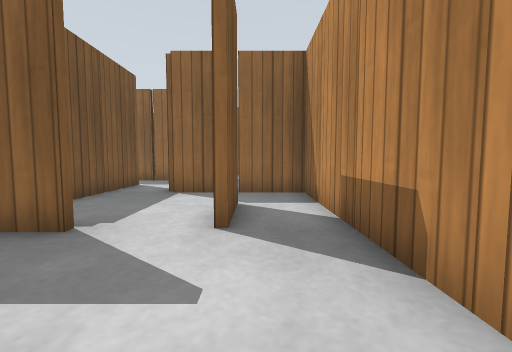
View 1 (above)

23 first-person views from a walk through a world built for the Gazebo simulator. The camera is 0.5 m above the floor, tilts 4° down and sees 90° across. The floor is counted in squares, 0.5 m on a side. Each view is taken from the middle of a square. On the plan, view 1 faces up. The plan holds only what a view shows up to about 11 squares ahead; the rest is blank. Gazebo's built-in surfaces are drawn with simple patterns.

View 2
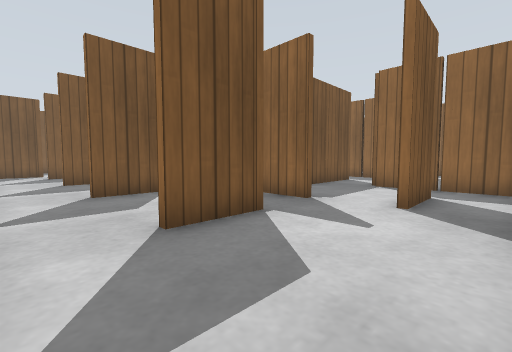

View 3
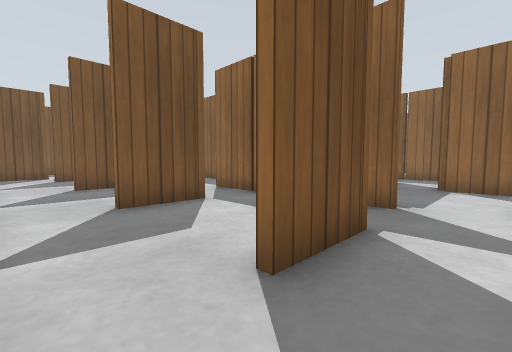

View 4
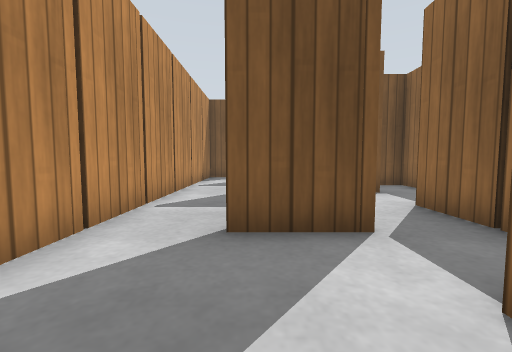

View 5
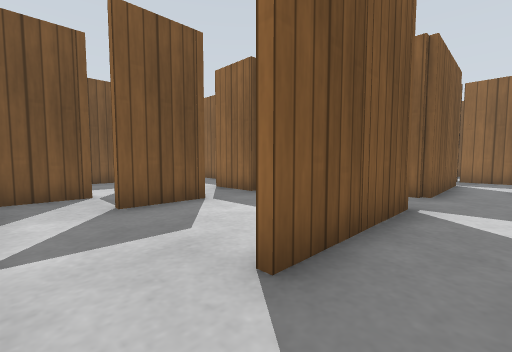

View 6
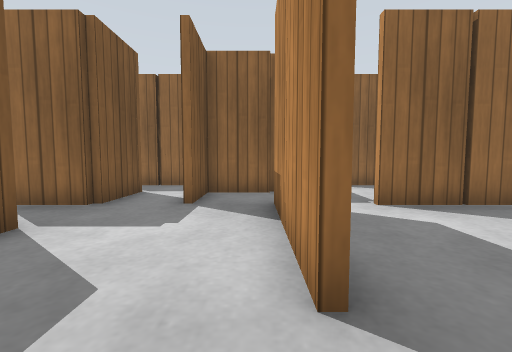

View 7
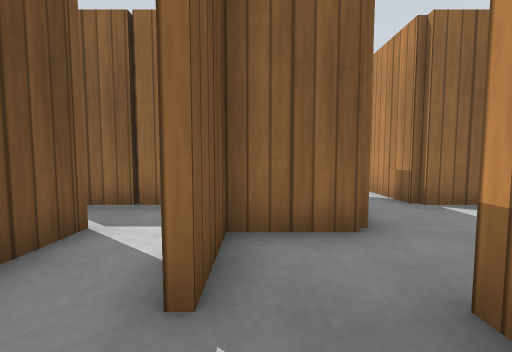

View 8
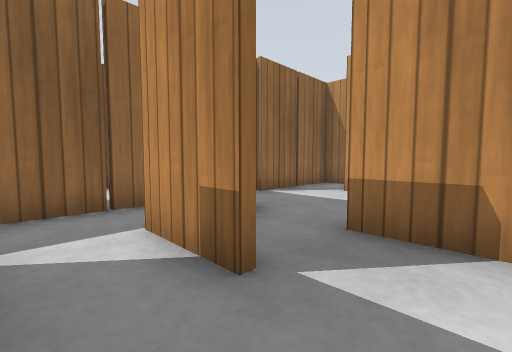

View 9
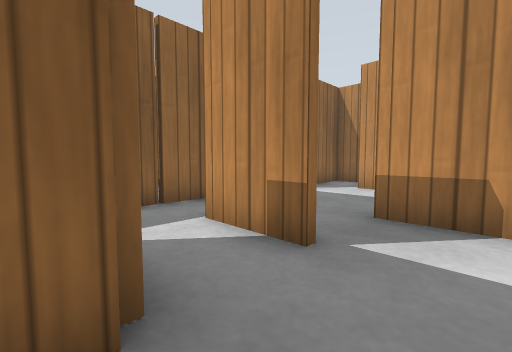

View 10
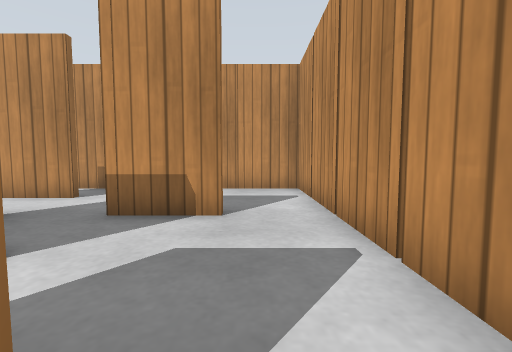

View 11
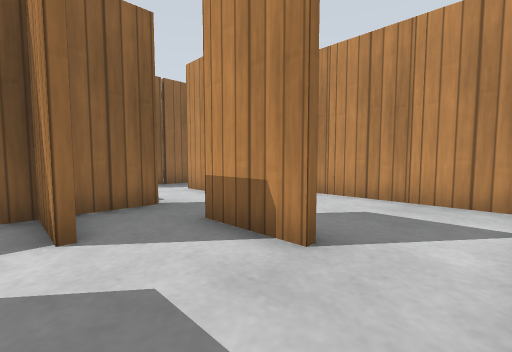

View 12
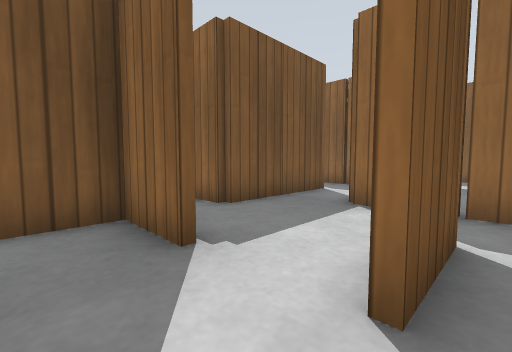

View 13
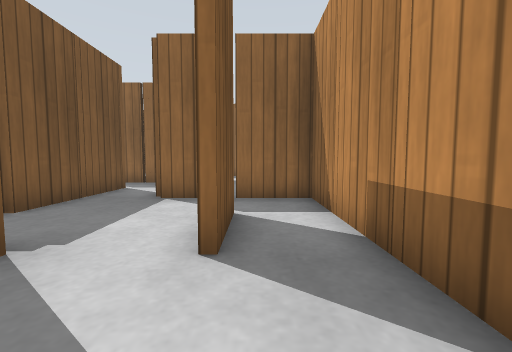

View 14
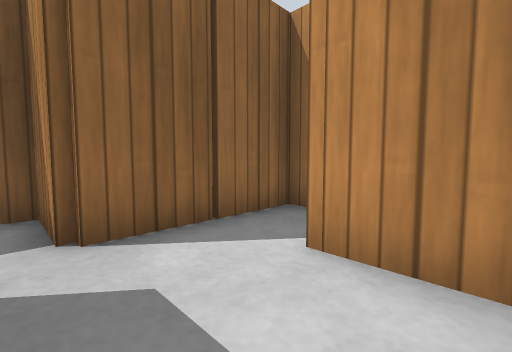

View 15
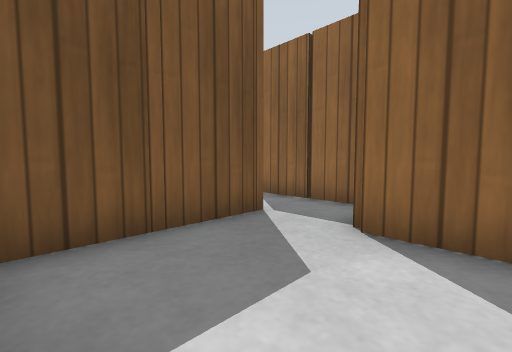

View 16
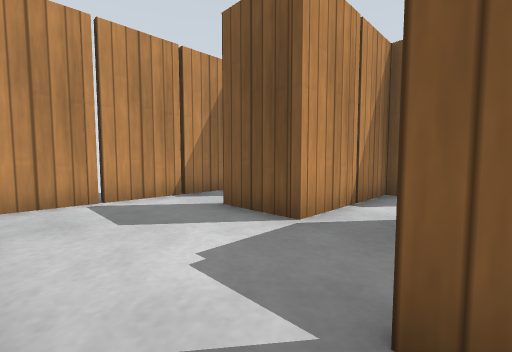

View 17
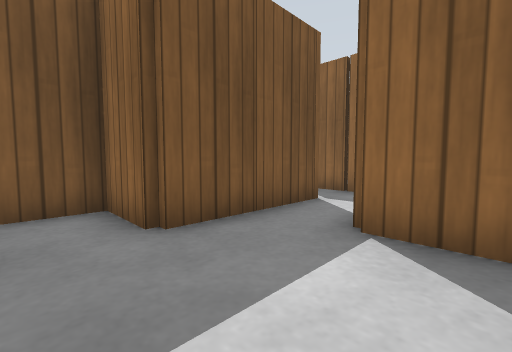

View 18
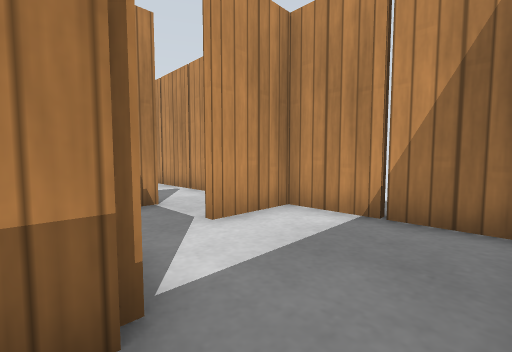

View 19
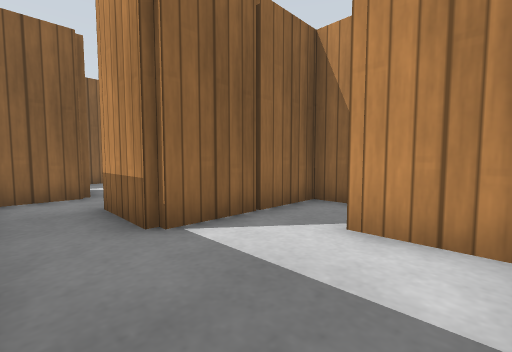

View 20
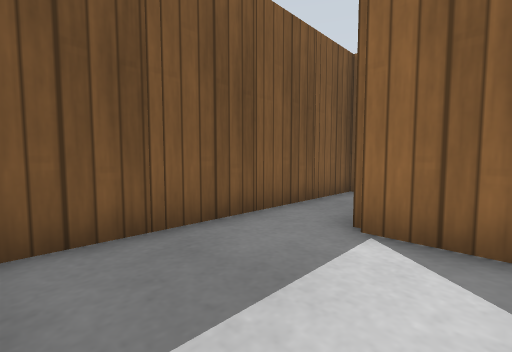

View 21
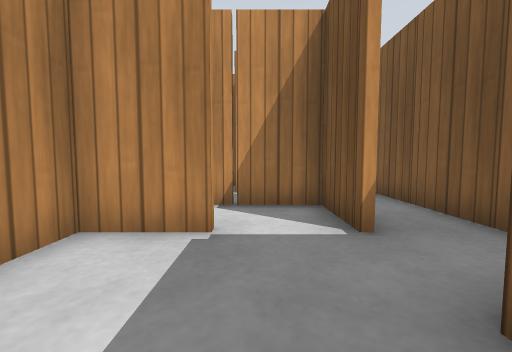

View 22
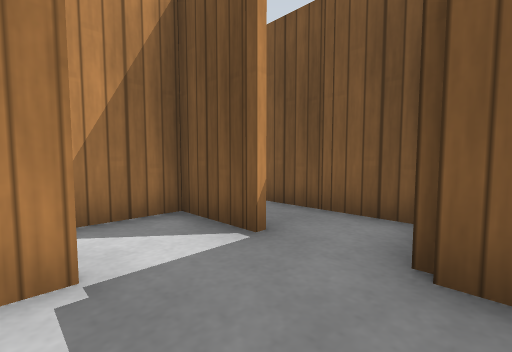

View 23
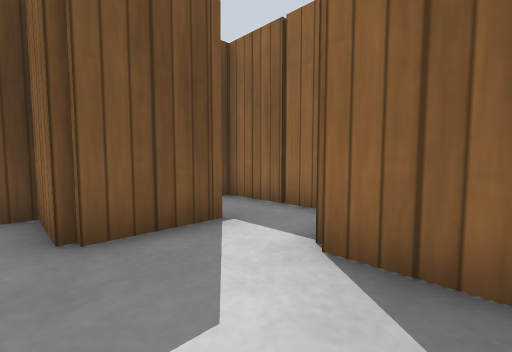

### Floor plan
Ten units are one square. View 1 is at (0, 0); x grows to the right and y downward. Boxes are objects, and circles mark ways between rooms. Rooms are numbered by the first view taken in them; rooms with no view inside come last. Other rooms are left out.
<svg viewBox="-220 -150 250 180">
<path fill="none" stroke="#000" d="M-46 -15 -46 -35M-64 -5 -64 5M-44 -35 -44 -19M-66 -50 -66 -55M-25 -34 -85 -34M-24 -5 -24 5M-26 5 -26 -5M-104 -25 -104 -14M-104 -5 -104 5M-44 -65 -44 -54 -56 -54M-106 5 -106 -25M-6 -35 -6 -45M-4 -45 -4 -35M-104 -65 -104 -54 -124 -54 -124 -35M-44 -85 -44 -74 -86 -74 -86 -86M-126 -35 -126 -45M-104 -85 -104 -74M-144 -10 -144 5M-144 -45 -144 -34M-152 24 14 24 14 -74 -25 -74M-144 -34 -165 -34M-165 -36 -146 -36 -146 -46M-126 -45 -126 -55M-184 -65 -184 -54M-184 -26 -184 -16M-174 -16 -145 -16M-114 -74 -165 -74M-84 -105 -84 -95M-28 -114 -66 -114 -66 -134 -101 -134M-84 -85 -84 -79M-46 -79 -46 -85M-201 24 -175 24M-146 5 -146 0M-204 -24 -204 16M-145 -14 -186 -14 -186 -25M-184 -54 -204 -54 -204 -24M-184 -16 -174 -16"/>
<rect x="-145" y="15" width="10" height="10" fill="#bbb"><title>wooden post</title></rect>
<rect x="-145" y="-15" width="10" height="10" fill="#bbb"><title>wooden post</title></rect>
<rect x="-125" y="15" width="10" height="10" fill="#bbb"><title>wooden post</title></rect>
<rect x="-105" y="15" width="10" height="10" fill="#bbb"><title>wooden post</title></rect>
<rect x="-105" y="-15" width="10" height="10" fill="#bbb"><title>wooden post</title></rect>
<rect x="-105" y="-35" width="10" height="10" fill="#bbb"><title>wooden post</title></rect>
<rect x="-105" y="-75" width="10" height="10" fill="#bbb"><title>wooden post</title></rect>
<rect x="-85" y="15" width="10" height="10" fill="#bbb"><title>wooden post</title></rect>
<rect x="-75" y="-65" width="10" height="10" fill="#bbb"><title>wooden post</title></rect>
<rect x="-65" y="15" width="10" height="10" fill="#bbb"><title>wooden post</title></rect>
<rect x="-65" y="-15" width="10" height="10" fill="#bbb"><title>wooden post</title></rect>
<rect x="-65" y="-35" width="10" height="10" fill="#bbb"><title>wooden post</title></rect>
<rect x="-45" y="15" width="10" height="10" fill="#bbb"><title>wooden post</title></rect>
<rect x="-45" y="-75" width="10" height="10" fill="#bbb"><title>wooden post</title></rect>
<rect x="-25" y="15" width="10" height="10" fill="#bbb"><title>wooden post</title></rect>
<rect x="-25" y="-15" width="10" height="10" fill="#bbb"><title>wooden post</title></rect>
<rect x="-5" y="15" width="10" height="10" fill="#bbb"><title>wooden post</title></rect>
<rect x="-5" y="-55" width="10" height="10" fill="#bbb"><title>wooden post</title></rect>
<rect x="-5" y="-85" width="10" height="10" fill="#bbb"><title>wooden post</title></rect>
<rect x="15" y="5" width="10" height="10" fill="#bbb"><title>wooden post</title></rect>
<rect x="15" y="-15" width="10" height="10" fill="#bbb"><title>wooden post</title></rect>
<rect x="15" y="-35" width="10" height="10" fill="#bbb"><title>wooden post</title></rect>
<rect x="15" y="-55" width="10" height="10" fill="#bbb"><title>wooden post</title></rect>
<rect x="-165" y="-25" width="10" height="10" fill="#bbb"><title>wooden post</title></rect>
<rect x="-145" y="-55" width="10" height="10" fill="#bbb"><title>wooden post</title></rect>
<rect x="-145" y="-75" width="10" height="10" fill="#bbb"><title>wooden post</title></rect>
<rect x="-135" y="-65" width="10" height="10" fill="#bbb"><title>wooden post</title></rect>
<rect x="-105" y="-125" width="10" height="10" fill="#bbb"><title>wooden post</title></rect>
<rect x="-85" y="-115" width="10" height="10" fill="#bbb"><title>wooden post</title></rect>
<rect x="-85" y="-145" width="10" height="10" fill="#bbb"><title>wooden post</title></rect>
<rect x="-65" y="-85" width="10" height="10" fill="#bbb"><title>wooden post</title></rect>
<rect x="-45" y="-95" width="10" height="10" fill="#bbb"><title>wooden post</title></rect>
<rect x="-45" y="-125" width="10" height="10" fill="#bbb"><title>wooden post</title></rect>
<rect x="-215" y="-5" width="10" height="10" fill="#bbb"><title>wooden post</title></rect>
<rect x="-215" y="-25" width="10" height="10" fill="#bbb"><title>wooden post</title></rect>
<rect x="-185" y="15" width="10" height="10" fill="#bbb"><title>wooden post</title></rect>
<rect x="-165" y="5" width="10" height="10" fill="#bbb"><title>wooden post</title></rect>
<rect x="-215" y="-45" width="10" height="10" fill="#bbb"><title>wooden post</title></rect>
<rect x="-185" y="-35" width="10" height="10" fill="#bbb"><title>wooden post</title></rect>
<circle cx="-137" cy="-30" r="3" fill="#2a7"/>
<circle cx="-15" cy="-80" r="3" fill="#2a7"/>
<circle cx="-155" cy="15" r="3" fill="#2a7"/>
<circle cx="-180" cy="-35" r="3" fill="#2a7"/>
<circle cx="-200" cy="-15" r="3" fill="#2a7"/>
<text x="-60" y="-20">1</text>
<text x="-150" y="-50">2</text>
<text x="-70" y="-130">3</text>
<text x="-180" y="10">4</text>
<text x="-190" y="-40">5</text>
</svg>
Room 1 opens to room 2. Room 1 opens to room 3. Room 1 opens to room 4. Room 2 opens to room 5. Room 4 opens to room 5.

Where each view was taken, in squares from view 1:
view 1: 0 up, 0 right, facing up
view 2: 2 down, 1 right, facing up-left
view 3: 2 down, 1 left, facing up-left
view 4: 0 up, 3 left, facing left
view 5: 2 down, 9 left, facing up-left
view 6: 2 down, 11 left, facing up
view 7: 2 up, 12 left, facing up
view 8: 2 up, 14 left, facing up-right
view 9: 2 up, 15 left, facing up-right
view 10: 1 down, 7 left, facing right
view 11: 2 down, 5 left, facing up-right
view 12: 2 up, 0 right, facing up-left
view 13: 1 up, 0 right, facing up
view 14: 8 up, 7 left, facing up-right
view 15: 8 up, 5 left, facing up-left
view 16: 4 up, 11 left, facing down-left
view 17: 4 up, 7 left, facing up-left
view 18: 2 up, 20 left, facing down-right
view 19: 2 down, 20 left, facing up-right
view 20: 2 down, 17 left, facing up-left
view 21: 7 up, 17 left, facing down
view 22: 6 up, 16 left, facing down-left
view 23: 5 up, 15 left, facing up-left
